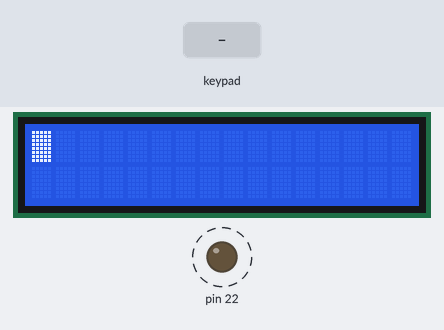
A sketch run on a simulated Arduino Mega 2560, built with avr-gcc and run on an emulated ATmega2560. Parts: 16×2 character LCD, output pins drawn as LEDs (lit = HIGH). Dashed ring = blinking. The inputs (shaded band) are chosen by the test bench.

Above: at 0.91 s.
1.3 s: key 'D' pressed
At 1.69 s:
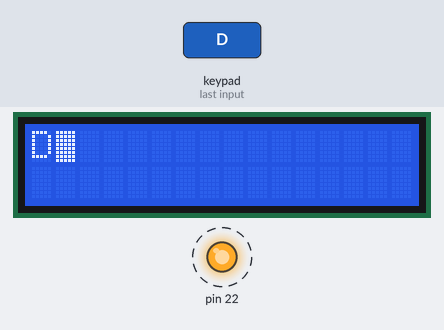
3.7 s: key '#' pressed
At 4.1 s:
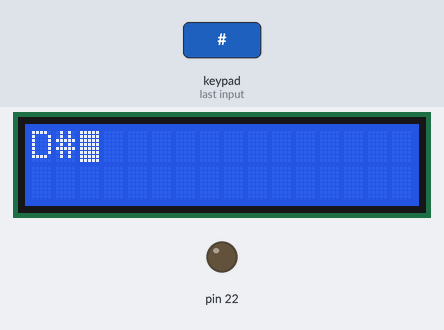
5.7 s: key '*' pressed
At 6.9 s:
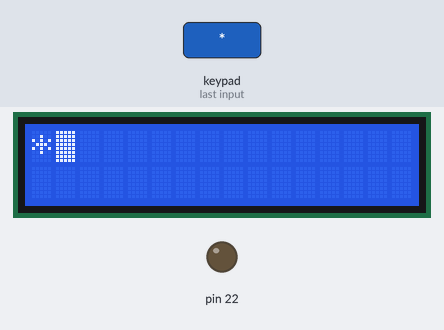
7.2 s: key 'C' pressed
At 7.7 s:
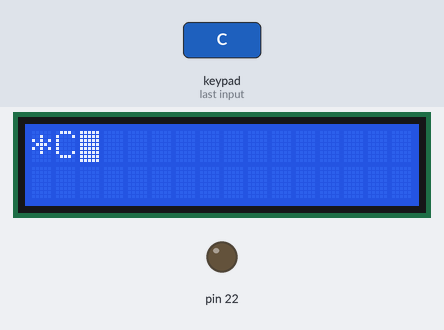
9.3 s: key 'B' pressed
At 10.5 s:
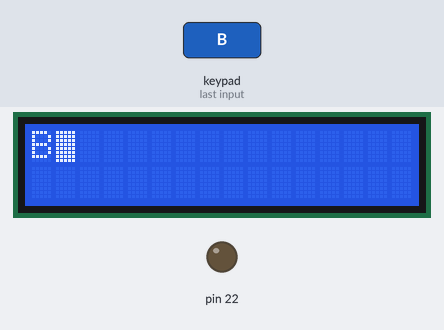
10.9 s: key 'A' pressed
At 11.4 s:
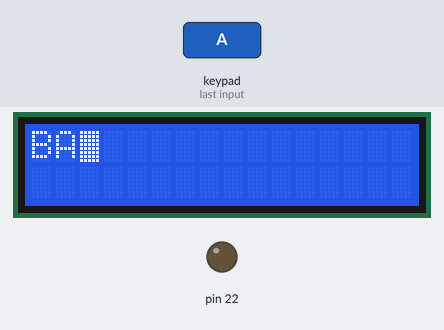
Timing chart, 0 to 13.9 s (numbered marks = the images above; inputs shaded):
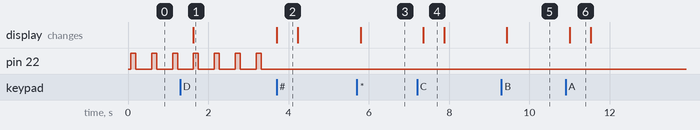

Measured:
- after the input at 1.3 s, the display: changes after 0.33 s (image 1)
- after the input at 3.7 s, pin 22: stops changing and stays LOW; the display: changes at once (image 2)
- after the input at 5.7 s, the display: changes after 0.09 s (image 3)
- after the input at 7.2 s, the display: changes after 0.16 s (image 4)
- after the input at 9.3 s, the display: changes after 0.14 s (image 5)
- after the input at 10.9 s, the display: changes after 0.10 s (image 6)
- by itself, pin 22: alternates HIGH for 0.13 s and LOW for 0.39 s

The sketch:

Keypad_03.ino
```cpp
/* @file CustomKeypad.pde
|| @version 1.0
|| @author Alexander Brevig
|| @contact alexanderbrevig@gmail.com
||
|| @description
|| | Demonstrates changing the keypad size and key values.
|| #
*/
/* The circuit:
 * LCD RS pin to digital pin 12
 * LCD Enable pin to digital pin 11
 * LCD D4 pin to digital pin 5
 * LCD D5 pin to digital pin 4
 * LCD D6 pin to digital pin 3
 * LCD D7 pin to digital pin 2
 * LCD R/W pin to ground
 * 10K resistor:
 * ends to +5V and ground
 * wiper to LCD VO pin (pin 3) */
#include <Keypad.h>
#include <LiquidCrystal.h>
#include <EEPROM.h>
const int rs = 8, en = 9, d4 = 4, d5 = 5, d6 = 6, d7 = 7;
LiquidCrystal lcd(rs, en, d4, d5, d6, d7);


int duty=50;

int pwm=126;
const byte ROWS = 4; //four rows
const byte COLS = 4; //four columns
//define the cymbols on the buttons of the keypads
char hexaKeys[ROWS][COLS] = {
  {'D','#','0','*'},
  {'C','9','8','7'},
  {'B','6','5','4'},
  {'A','3','2','1'}
};
byte rowPins[ROWS] = {36, 34, 32, 30}; //connect to the row pinouts of the keypad
byte colPins[COLS] = {44, 42, 40, 38}; //connect to the column pinouts of the keypad

//initialize an instance of class NewKeypad
Keypad customKeypad = Keypad( makeKeymap(hexaKeys), rowPins, colPins, ROWS, COLS);

void setup(){
  lcd.begin(16,2);
  lcd.clear();
  pinMode(7,OUTPUT);
  //Serial.begin(9600);
  pinMode(22,OUTPUT);
}

void loop(){
  int i=0;
  lcd.clear();
  lcd.setCursor(0,0);
  lcd.blink();
  char key = "";
  String texto = "";
  while(i<2){
  //analogWrite(7,pwm);
  digitalWrite(22,1);
  delay(pwm);
  digitalWrite(22,0);
  delay(520-pwm);
  //Serial.println(pwm);
  key = customKeypad.getKey();
  if(key){
    lcd.print(key);
    texto += key;
    i++;
    }
    }
  duty = texto.toInt();
  pwm = map(duty,0,99,0,520);
  digitalWrite(22,1);
  delay(pwm);
  digitalWrite(22,0);
  delay(520-pwm);
  //Serial.println(pwm);
  }
```
